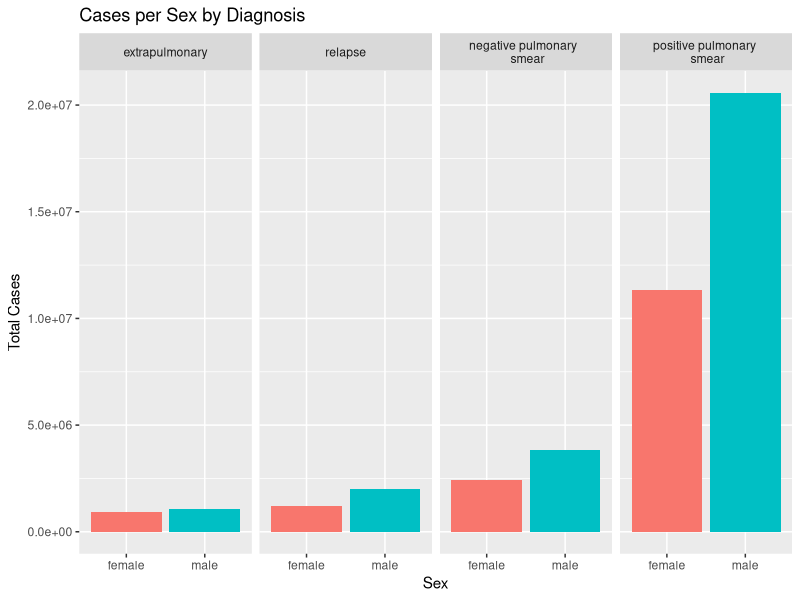
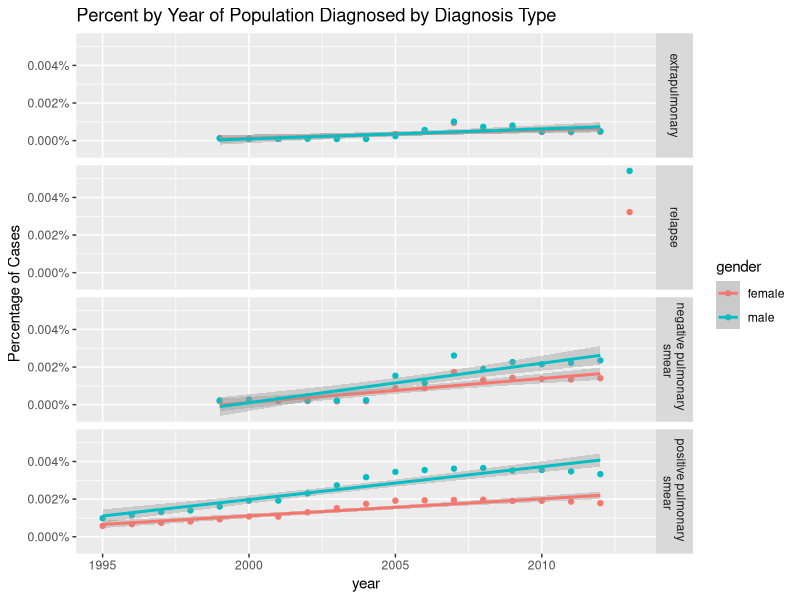
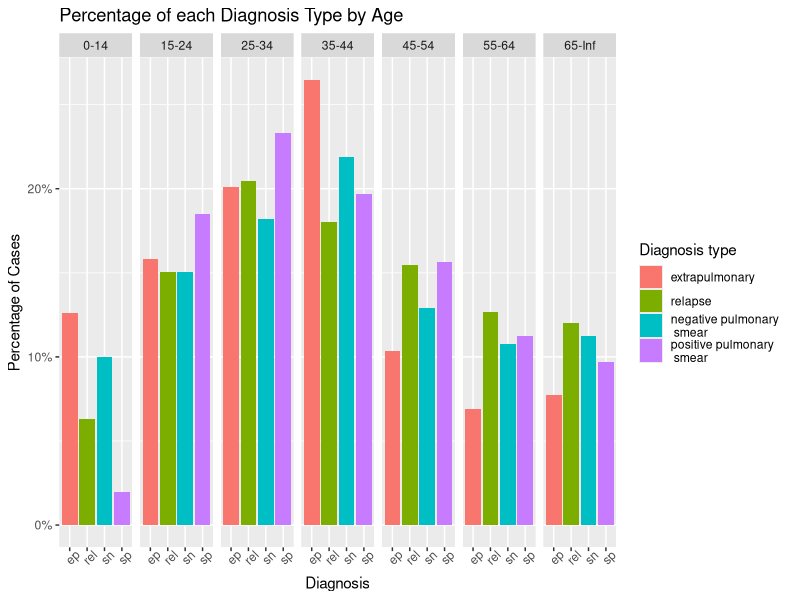

These charts were generated, in order, by the following R code:
## ---- chunk 1
library(dplyr)
library(tidyr)
library(ggplot2)

data(who)
data(population)

who_long <- who %>% 
  pivot_longer(cols = 5:60, 
               names_to = c('diagnosis', 'gender', 'age'), 
               names_pattern = (regex= ("new_?(.*)_(.)(.*)")), 
               values_to = "count")
head(who_long)
## ---- chunk 2
#df with left join to the original who data set

who_left_df <- who %>%
  left_join(population, by=c('country', 'year'))

head(who_left_df)


#df with left join to the long data set

who_long_left_df <- who_long %>%
  left_join(population, by=c('country', 'year'))

head(who_long_left_df)

## ---- chunk 3
who_long_lef_age_split_df <- who_long_left_df %>%
  separate('age', c('min_age', 'max_age'), sep = -2)

head(who_long_lef_age_split_df)
## ---- chunk 4
who_long_lef_age_split_fixed_df <- who_long_lef_age_split_df %>%
 mutate(min_age = replace(min_age, min_age == '', '65')) %>%
  mutate(max_age = replace(max_age, min_age == '65', 'Inf')) 
  


## ---- chunk 5
sum_per_sex_of_cases_diagnosis_df <- who_long_lef_age_split_fixed_df %>% 
 group_by(diagnosis, gender) %>%
 summarize(sum_per_sex_of_cases_diagnosis = sum(count, na.rm = TRUE))

head(sum_per_sex_of_cases_diagnosis_df )
## ---- chunk 6
#create new labels for the facets
diagnosis.labs <- c("relapse", "negative pulmonary  \n\ smear", 
                    "positive pulmonary \n\ smear", "extrapulmonary")
names(diagnosis.labs) <- c("rel", "sn", "sp", "ep")



ggplot(sum_per_sex_of_cases_diagnosis_df) +
  geom_col(aes(x=gender,y=sum_per_sex_of_cases_diagnosis, fill = gender), 
           show.legend = FALSE) +
  facet_grid(.~diagnosis, labeller = labeller(diagnosis = diagnosis.labs)) + 
  scale_x_discrete(labels=c("f" = "female", "m" = "male"))+
  labs(x='Sex',
       y='Total Cases',
       title='Cases per Sex by Diagnosis') 


  
## ---- chunk 7
percentage_of_pop <- who_long_lef_age_split_fixed_df %>%
 drop_na() %>%
 group_by(year,diagnosis, gender) %>%
 summarize(percentage = (100*(sum(count))/(sum(population))))

head(percentage_of_pop)
## ---- chunk 8
diagnosis.labs <- c("relapse", "negative pulmonary  \n\ smear", 
                    "positive pulmonary \n\ smear", "extrapulmonary")
names(diagnosis.labs) <- c("rel", "sn", "sp", "ep")

ggplot(percentage_of_pop) +
  geom_point(aes(x=year,y=(percentage/100), color=gender)) +
  scale_color_discrete(labels=c("f" = "female", "m" = "male")) +
  geom_smooth(method='lm', aes(y=(percentage/100),x=year, color = gender)) +
  facet_grid(rows = vars(diagnosis), labeller = labeller(diagnosis = diagnosis.labs)) +
  scale_y_continuous(labels=scales::percent_format())+
  labs(title='Percent by Year of Population Diagnosed by Diagnosis Type',  
       y='Percentage of Cases',)
  
  
 
## ---- chunk 9
who_long_left_age_together_df <- who_long_lef_age_split_fixed_df %>%
  unite(col = 'age_range', min_age:max_age,sep='-')

head(who_long_left_age_together_df)

## ---- chunk 10
count_diagnosis_df <- who_long_left_age_together_df %>% 
 group_by(diagnosis) %>%
 summarize(total_count = sum(count, na.rm = TRUE))

head(count_diagnosis_df )

count_diagnosis_by_age_df <- who_long_left_age_together_df %>% 
 group_by(diagnosis, age_range) %>%
 summarize(count_by_age = sum(count, na.rm = TRUE))

head(count_diagnosis_by_age_df )

count_diagnosis_join_df <- count_diagnosis_by_age_df %>%
  left_join(count_diagnosis_df , by=c('diagnosis'))
  

head(count_diagnosis_join_df)

count_diagnosis_join_percentage_df <- count_diagnosis_join_df %>%
  group_by(diagnosis, age_range) %>%
  summarize(percentage_of_cases=(100*count_by_age/total_count) ) 


head(count_diagnosis_join_percentage_df)

ggplot(count_diagnosis_join_percentage_df) +
  geom_col(aes(x=diagnosis,y=(percentage_of_cases/100), fill = diagnosis)) +
  facet_grid(.~age_range) + 
  scale_fill_discrete (name = "Diagnosis type", labels = diagnosis.labs) + 
  scale_y_continuous(labels=scales::percent_format())+
  theme(axis.text.x = element_text(angle = 45)) +
  labs(x='Diagnosis',
       y='Percentage of Cases',
       title='Percentage of each Diagnosis Type by Age') 
    
